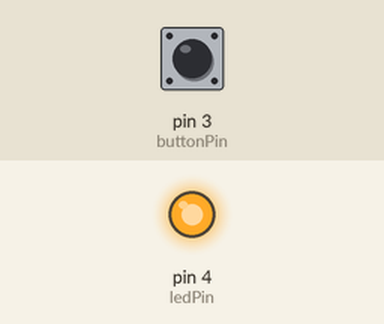
Simulated run of this sketch. Board: Arduino Uno, built with avr-gcc and run on an emulated ATmega328P. Shown: output pins drawn as LEDs (lit = HIGH). The inputs (shaded band) are chosen by the test bench; at power-on: pin 3 (buttonPin) HIGH.

Above: at 1.2 s.
1.3 s: pin 3 (buttonPin) pulled LOW for 0.15 s
At 1.37 s:
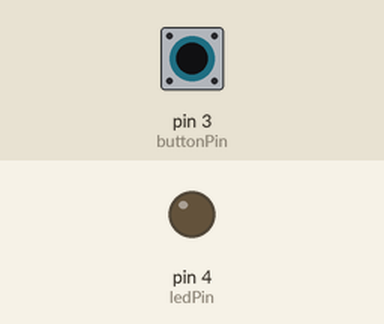
2.9 s: pin 3 (buttonPin) pulled LOW for 3.2 s
At 7.2 s:
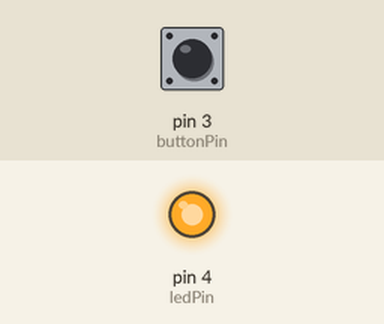
Timing chart, 0 to 8.7 s (numbered marks = the images above; inputs shaded):
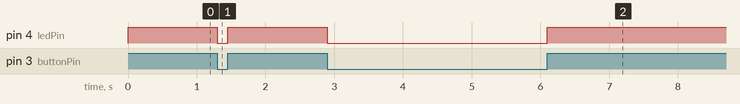

Measured:
- after the input at 1.3 s, pin 4 (ledPin): HIGH → LOW at once, → HIGH 0.15 s later
- after the input at 2.9 s, pin 4 (ledPin): HIGH → LOW at once, → HIGH 3.2 s later

The sketch:

Button_and_Led.ino
```cpp
int ledPin = 4;
int buttonPin = 3;

void setup() {

  pinMode(ledPin,OUTPUT);
  pinMode(buttonPin,INPUT_PULLUP);
}

void loop() {
  int buttonState = digitalRead(buttonPin); // "Read the button and remember what state it's in."
  digitalWrite(ledPin,buttonState); // "you're trying to use a value from the button to turn the LED on or off"
}

// Here when the button is not pressed, the LED comes on
```
